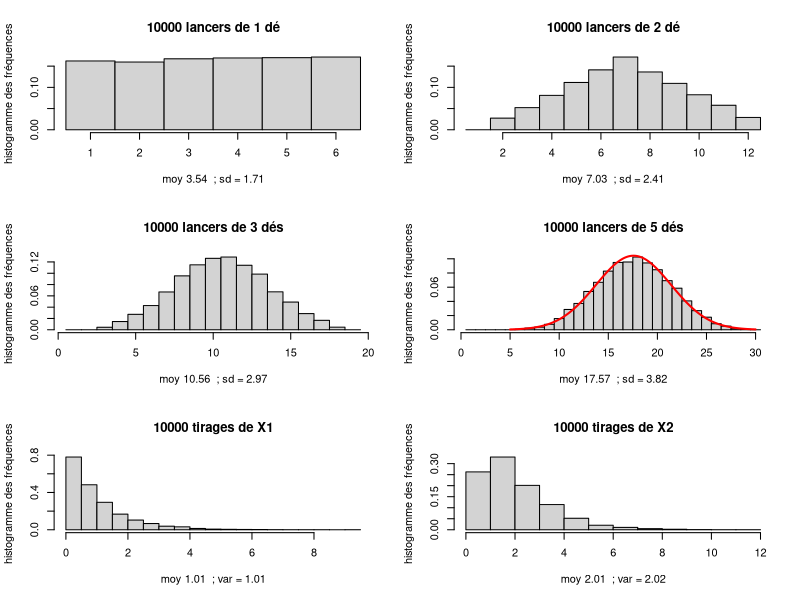
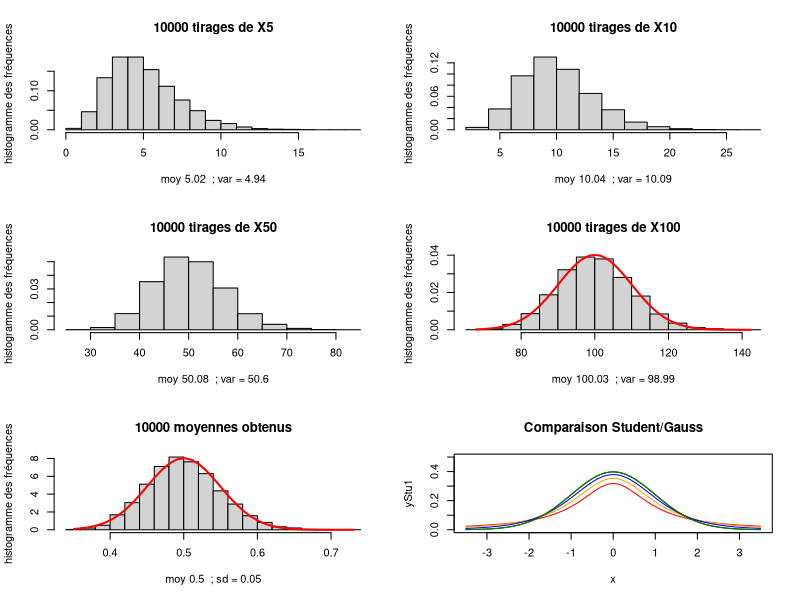

These figures' R source, in order:

getwd()
setwd("~/Documents/AD")
getwd()
#SECK SERIGNE         SECK SERIGNE      SECK SERIGNE  
#********************* LOI SYMETRIQUE ***************
par(mfrow=c(3,2))
de1 <-floor(runif(10000, 1,7))
mean(de1)
var(de1)
sd(de1)
hist(de1, main = "10000 lancers de 1 dé", prob=T , breaks = seq(0.5,6.5,1),xlab = paste("moy",round(mean(de1),2), " ; sd =",round(sd(de1),2)), ylab = "histogramme des fréquences")

de2 <- floor(runif(10000, 1,7))
sommeD1D2 <- de1+de2
sommeD1D2
mean(sommeD1D2)
var(sommeD1D2)

hist(sommeD1D2, main = "10000 lancers de 2 dé", prob=T,breaks = seq(0.5,12.5,1) ,xlab = paste("moy",round(mean(sommeD1D2),2), " ; sd =",round(sd(sommeD1D2),2)), ylab = "histogramme des fréquences")


de3 <- floor(runif(10000,1,7))
sommeD1D2D3 <- sommeD1D2 + de3
sommeD1D2D3
mean(sommeD1D2D3)
var(sommeD1D2D3)
hist(sommeD1D2D3, main = "10000 lancers de 3 dés", prob=T,breaks = seq(0.5,19.5,1) ,xlab = paste("moy",round(mean(sommeD1D2D3),2), " ; sd =",round(sd(sommeD1D2D3),2)), ylab = "histogramme des fréquences")

de4 <- floor(runif(10000,1,7))
de5 <- floor(runif(10000,1,7))
sommeD1D5 <- sommeD1D2D3 + de4 + de5
hist(sommeD1D5, main = "10000 lancers de 5 dés", prob=T,breaks = seq(0.5,30.5,1) ,xlab = paste("moy",round(mean(sommeD1D5),2), " ; sd =",round(sd(sommeD1D5),2)), ylab = "histogramme des fréquences")
mu = mean(sommeD1D5)
sigma=sd(sommeD1D5)

xth <- seq(5,30,0.1)
xth
yth <- dnorm(xth,mu , sigma)
yth
lines(xth,yth,col = "red",lwd=2)


#Oui on peut dire qu'on a une bonne approximation par la loi normale

#*********************    LOI NON SYMETRIQUE    

lamda <- 1
s1 <- rexp(10000 , rate = lamda)
m1=mean(s1)
m1
var1 = var(s1)
var1
hist(s1, main = "10000 tirages de X1", prob=T,xlab = paste("moy",round(mean(s1),2), " ; var =",round(var(s1),2)), ylab = "histogramme des fréquences")

s2 <- rexp(10000 , rate = lamda)
m2=mean(s2)
m2
var2 = var(s2)
var2
sommeS1S2 <- s2+s1
hist(sommeS1S2, main = "10000 tirages de X2", prob=T,xlab = paste("moy",round(mean(sommeS1S2),2), " ; var =",round(var(sommeS1S2),2)), ylab = "histogramme des fréquences")


s5 <- rexp(10000,rate = lamda)
for (i in 2:5) s5 <- s5 + rexp(10000,rate = lamda)
m5=mean(s5)
m5
var5 = var(s5)
var5
hist(s5, main = "10000 tirages de X5", prob=T,xlab = paste("moy",round(mean(s5),2), " ; var =",round(var(s5),2)), ylab = "histogramme des fréquences")


s10 <- rexp(10000,rate = lamda) 
for (i in 2:10) s10 <- s10 + rexp(10000, rate = lamda)
m10=mean(s10)
m10
var10 = var(s10)
var10
hist(s10, main = "10000 tirages de X10", prob=T,xlab = paste("moy",round(mean(s10),2), " ; var =",round(var(s10),2)), ylab = "histogramme des fréquences")


s50 <- rexp(10000,rate = lamda) 
for (i in 2:50) s50 <- s50 + rexp(10000, rate = lamda)
m50=mean(s50)
m50
var50 = var(s50)
var50
hist(s50, main = "10000 tirages de X50", prob=T,xlab = paste("moy",round(mean(s50),2), " ; var =",round(var(s50),2)), ylab = "histogramme des fréquences")


s100 <- rexp(10000,rate = lamda) 
for (i in 2:100) s100 <- s100 + rexp(10000, rate = lamda)
m100=mean(s100)
m100
var100 = var(s100)
var100
hist(s100, main = "10000 tirages de X100", prob=T,xlab = paste("moy",round(mean(s100),2), " ; var =",round(var(s100),2)), ylab = "histogramme des fréquences")


#Commentaire 
#On remarque que plus n augmente plus on s'approche à une loi normale
n = 10000
r = rexp(n,1)
x = seq(min(s100),max(s100),0.1)
y = dnorm(x,mean = m100,sd=sqrt(var100))
lines(x,y,col="red",lwd=2)

#**************$     EX0 3 LOI EXPONENTIELLE

n = 100
lambda <- 2
e <- rexp(n,rate=lambda)
e
mean(e)
var(e)

moy = numeric(10000)
for(i in 1:10000){moy[i] <- mean(rexp(100,lambda))}
moy


#L'Histogramme 
hist(moy, main = "10000 moyennes obtenus", prob=T,xlab = paste("moy",round(mean(moy),2), " ; sd =",round(sd(moy),2)), ylab = "histogramme des fréquences")
#il s'approche de la loi normale , preuve avec la droite densité ci dessous : 
v100 <- sd(moy)
x = seq(min(moy),max(moy),0.01)
x
y = dnorm(x,mean(moy),sd=v100)
lines(x,y,col="red",lwd=2)


#************************ TEST PARAMETRIQUES : test bilatéral

moyenne <- 80
sigma <- 0.5
n <- 100
seuil <- c((moyenne - qnorm(.975)*sigma/sqrt(n)),(moyenne + qnorm(.975)*sigma/sqrt(n)))
seuil
#quelle devrait être la taille de l'échantillon si on divise par 2 la longueur de l'intervalle 
#Soit m égale à l'échantillon cherché - 
m<-((sigma*qnorm(.975))^2)/(80.098-79.902)^2
m
#Hyposthése < Ho : µ = 80 ; H1 : µ # 80 >
#Le poids moyen observé par le controleur est inclu dans l'intervalle de confiance donc oui la production est conforme. 




#***********************     TEST UNILATERAL 

getwd()
tomate <- read.table("tomates.txt", header = T)
tomate

mean(tomate$diam)
var(tomate$diam)

n = 100
moyenne = mean(tomate$diam)
moyenne
sCarre = 0
for( i in 1 : 100)sCarre = sCarre + ((tomate$diam[i]-moyenne)^2)
sCarre
sCarre = sCarre/(n-1)
s = sqrt(sCarre)
s

#Déterminons l'intervalle de confiance 
qt(0.975,df=n-1) #valeur table de Student
seuil <- c(moyenne - qt(.975,n-1)*s/sqrt(n), moyenne + qt(.975,n-1)*s/sqrt(n))
seuil
t.test(tomate$diam) #vérification des valeurs 


# < la moyenne de la commande est plus grand que la moyenne attendu, on rejette Ho le fournisseur n'a pas respecté le calibre demandé >

#**************************     LOI DE STUDENT ET LOI NORMALE 

qnorm(.975)
qnorm(.95)
#réciproque 
pnorm(1.96)
pnorm(1.645)

#comparaison avec la loi de Student 
x <- seq(-3.5,3.5,0.1)
yStu1 <- dt(x,df=1)
plot(x,yStu1, type="l",col="red",ylim=c(0,0.5),main="Comparaison Student/Gauss")
yStu2 <- dt(x,df=2)
lines(x,yStu2,col="orange")
yStu5 <- dt(x,df=5)
lines(x,yStu5,col="blue")
yStu100 <- dt(x,df=100)
lines(x,yStu100,col="black")

dnorm(x,0,1)
x<-seq(-3.5,3.5,0.1)
lines(x,dnorm(x,0,1),col="green4")

